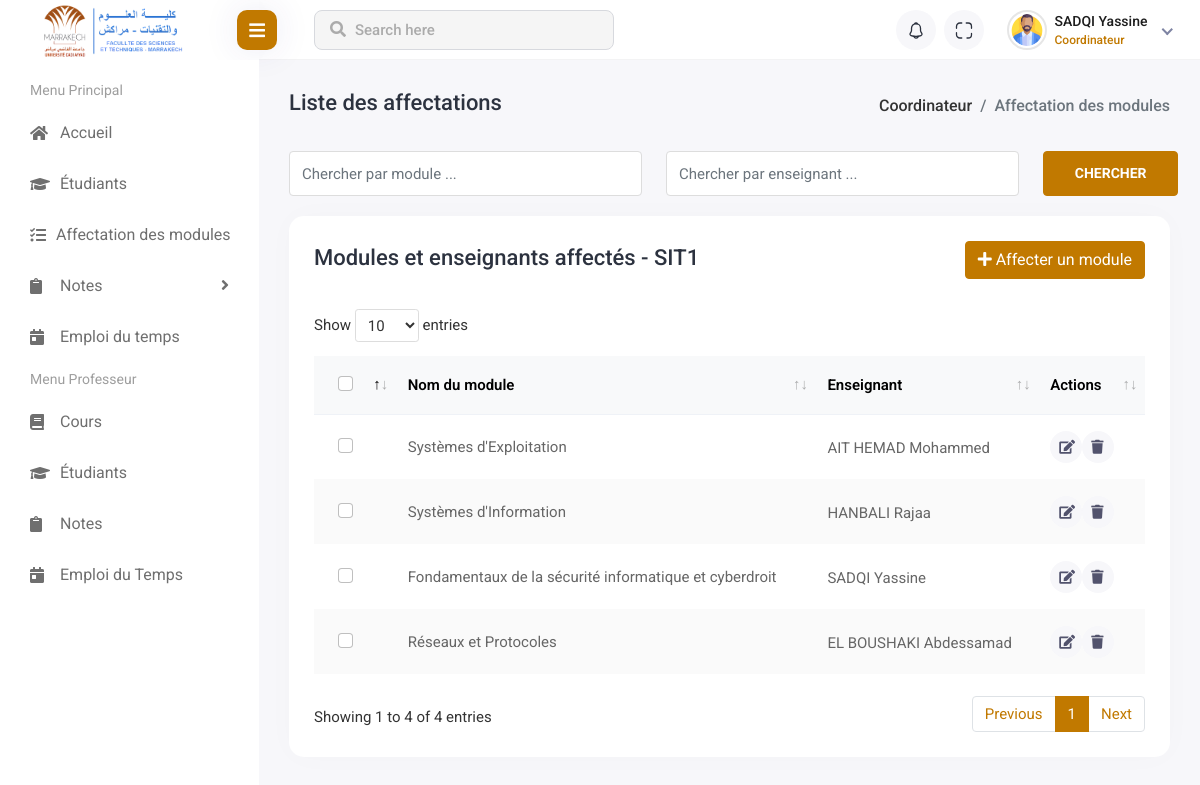
Page /views/coordinateur/affectation_module/index.php?action=list&id=4 (signed in) on the committed database.
### tables this page shows
CREATE TABLE `filiere` (
  `id` int(11) NOT NULL AUTO_INCREMENT UNIQUE,
  `nom` varchar(30) NOT NULL,
  `nom_complet` varchar(200) NOT NULL,
  `id_type` int(11) DEFAULT NULL,       
  `niveau` int(11) NOT NULL,             
  `id_coordinator` int(11) NOT NULL,     
  `id_dep` int(11) NOT NULL,             
  PRIMARY KEY (`id`)
);

CREATE TABLE `module` (
  `id` int(11) NOT NULL AUTO_INCREMENT UNIQUE,
  `nom` varchar(100) NOT NULL,
  `semestre` enum('1','2') NOT NULL,
  `id_filiere` int(11) NOT NULL,     
  `id_teacher` int(11) DEFAULT NULL,     
  PRIMARY KEY (`id`)
);

CREATE TABLE `user` (
  `id` int(11) NOT NULL AUTO_INCREMENT UNIQUE,
  `prenom` varchar(100) NOT NULL,
  `nom` varchar(100) NOT NULL,
  `genre` enum('female','male') DEFAULT NULL,
  `dateNaissance` date DEFAULT NULL,
  `email` varchar(150) NOT NULL UNIQUE,
  `password` varchar(200) DEFAULT NULL,
  `CNE` varchar(20) DEFAULT NULL UNIQUE,
  `CIN` varchar(20) NOT NULL UNIQUE,
  `phone` varchar(20) DEFAULT NULL,
  `created_at` datetime NOT NULL,
  `id_role` int(11) DEFAULT NULL,
  `id_dep` int(11) NOT NULL,
  `id_filiere` int(11) DEFAULT NULL,         
  PRIMARY KEY (`id`)
);

### controllers/affecterModule_controller.php (called while the page is built, shortened)
<?php
require_once($_SERVER['DOCUMENT_ROOT'] . '/FSTg-Management-System/models/module.php');
function indexAction(): void
{
    $id_filiere = $_GET['id'];
    $modulesAffected = findAllModulesAffected($id_filiere);
    require_once($_SERVER['DOCUMENT_ROOT'] . '/FSTg-Management-System/views/coordinateur/affectation_module/list_modules_teachers.php');
}

### models/module.php (called while the page is built, shortened)
<?php
require($_SERVER['DOCUMENT_ROOT'] . '/FSTg-Management-System/config/DB_connection.php');
function findAllModulesAffected($id_filiere): ?array
{
    global $conn;
    $query = "SELECT module.id AS id_module, module.nom AS nom_module, module.id_filiere, module.id_teacher, user.nom AS nom_teacher, user.prenom AS prenom_teacher, filiere.nom as nom_filiere
        FROM module
        JOIN user ON module.id_teacher = user.id
        JOIN filiere ON module.id_filiere = filiere.id
        WHERE module.id_filiere = ?";
    try {
        $stmt = $conn->prepare($query);
        $stmt->execute([$id_filiere]);
        return $stmt->fetchAll(PDO::FETCH_ASSOC);
    } catch (PDOException $e) {
        file_put_contents($_SERVER['DOCUMENT_ROOT'] . '/FSTg-Management-System/logs/error_log.txt',
            date('Y-m-d H:i:s') . " - Erreur lors de l'exécution de la requête : " . $e->getMessage(). "\n",
            FILE_APPEND);
        return null;
    }
}

### views/coordinateur/affectation_module/list_modules_teachers.php (the view, shortened to what this page needs)
<!DOCTYPE html>
<html lang="en">
<head>
    <link rel="stylesheet" href="../../../assets/plugins/feather/feather.css">
    <link rel="stylesheet" href="../../../assets/plugins/fontawesome/css/fontawesome.min.css">
    <link rel="stylesheet" href="../../../assets/plugins/fontawesome/css/all.min.css">
    <link rel="stylesheet" href="../../../assets/plugins/icons/flags/flags.css">
    <link rel="stylesheet" href="../../../assets/plugins/datatables/datatables.min.css">
    <link rel="stylesheet" href="../../../assets/plugins/bootstrap/css/bootstrap.min.css">
    <link rel="stylesheet" href="../../../assets/css/style.css">
    <link rel="stylesheet" href="../../../assets/css/style-override.css">
    <link rel="stylesheet" href="../../../assets/plugins/toastr/toastr.min.css">
    <link rel="stylesheet" href="../../../assets/plugins/sweetalert2/sweetalert2.min.css">
</head>
<body>
<div class="main-wrapper">
    <div class="page-wrapper">
        <div class="content container-fluid">
            <div class="page-header">
                <div class="row">
                    <div class="col-sm-12">
                        <div class="page-sub-header">
                            <h3 class="page-title">Liste des affectations</h3>
                            <ul class="breadcrumb">
                                <li class="breadcrumb-item">
                                    <a href="../home.php">
                                        <?php
                                        if (isset($_SESSION['user_data']['genre'])) {
                                            echo ($_SESSION['user_data']['genre'] == 'male') ? "Coordinateur" : "Coordinatrice";
                                        }
                                        ?>
                                    </a>
                                </li>
                                <li class="breadcrumb-item active">Affectation des modules</li>
                            </ul>
                        </div>
                    </div>
                </div>
            </div>
            <div class="student-group-form">
                <div class="row">
                    <div class="col-lg-5 col-md-5">
                        <div class="form-group">
                            <input type="text" class="form-control" placeholder="Chercher par module ...">
                        </div>
                    </div>
                    <div class="col-lg-5 col-md-5">
                        <div class="form-group">
                            <input type="text" class="form-control" placeholder="Chercher par enseignant ...">
                        </div>
                    </div>
                    <div class="col-lg-2 col-md-2">
                        <div class="search-student-btn">
                            <button type="btn" class="btn btn-primary">Chercher</button>
                        </div>
                    </div>
                </div>
            </div>
            <div class="row">
                <div class="col-sm-12">
                    <div class="card card-table comman-shadow">
                        <div class="card-body">
                            <div class="page-header">
                                <div class="row align-items-center">
                                    <div class="col">
                                        <h3 class="page-title">Modules et enseignants affectés - <?php if(!empty($modulesAffected)) { echo $modulesAffected[0]['nom_filiere'];} ?></h3>
                                    </div>
                                    <div class="col-auto text-end float-end ms-auto download-grp">
                                        <a href="index.php?action=affect&id=<?php if(!empty($modulesAffected)) { echo $modulesAffected[0]['id_filiere'];} ?>" class="btn btn-primary"><i class="fas fa-plus"></i> Affecter un module</a>
                                    </div>
                                </div>
                            </div>
                            <div class="table-responsive">
                                <table class="table border-0 star-student table-hover table-center mb-0 datatable table-striped">
                                    <thead class="student-thread">
                                    <tr>
                                        <th>
                                            <div class="form-check check-tables">
                                                <input class="form-check-input" type="checkbox" value="something">
                                            </div>
                                        </th>
                                        <th>Nom du module</th>
                                        <th>Enseignant</th>
                                        <th>Actions</th>
                                    </tr>
                                    </thead>
                                    <tbody>
                                    <?php if (isset($modulesAffected)): ?>
                                        <?php foreach($modulesAffected as $moduleAffected): ?>
                                            <tr>
                                                <td>
                                                    <div class="form-check check-tables">
                                                        <input class="form-check-input" type="checkbox" value="something">
                                                    </div>
                                                </td>
                                                <td><?php echo $moduleAffected['nom_module'] ?></td>
                                                <td>
                                                    <h2 class="table-avatar">
                                                        <a href="#"><?php echo ucfirst($moduleAffected['nom_teacher'])." ".ucfirst($moduleAffected['prenom_teacher']) ?></a>
                                                    </h2>
                                                </td>
                                                <td>
                                                    <div class="actions">
                                                        <a href="index.php?action=edit&idFiliere=<?php if(!empty($modulesAffected)) { echo $modulesAffected[0]['id_filiere'];} ?>&id=<?php echo $moduleAffected['id_module']; ?>" class="btn btn-sm bg-danger-light">
                                                            <i class="fa fa-edit"></i>
                                                        </a>
                                                        <a href="javascript:void(0);" onclick="confirmDelete(<?php if(!empty($modulesAffected)) { echo $modulesAffected[0]['id_filiere'];} ?>, <?php echo $moduleAffected['id_module']; ?>, '<?php echo addslashes($moduleAffected['nom_module']); ?>', '<?php echo addslashes($moduleAffected['nom_teacher']); ?>')" class="btn btn-sm bg-danger-light">
                                                            <i class="fa fa-trash"></i>
                                                        </a>
                                                    </div>
                                                </td>
                                            </tr>
                                        <?php endforeach; ?>
                                    <?php endif; ?>
                                    </tbody>
                                </table>
                            </div>
                        </div>
                    </div>
                </div>
            </div>
        </div>
    </div>
</div>
<?php
include($_SERVER['DOCUMENT_ROOT'] . '/FSTg-Management-System/views/header.php');
include($_SERVER['DOCUMENT_ROOT'] . '/FSTg-Management-System/views/coordinateur/sidebar.php');
?>
</body>
</html>

### assets/css/style-override.css (style rules this page uses)
.btn-primary { background-color: #C17900 !important; border: 1px solid #C17900 !important; }

### views/coordinateur/affectation_module/list_modules_teachers.php (style rules this page uses)
.actions { justify-content: start; !important; }

### rows in the picture
filiere: nom "SIT1"
module: nom "Systèmes d'Exploitation", id_teacher.nom "AIT HEMAD", id_teacher.prenom "Mohammed"
module: nom "Systèmes d'Information", id_teacher.nom "HANBALI", id_teacher.prenom "Rajaa"
module: nom "Fondamentaux de la sécurité informatique et cyberdroit", id_teacher.nom "SADQI", id_teacher.prenom "Yassine"
module: nom "Réseaux et Protocoles", id_teacher.nom "EL BOUSHAKI", id_teacher.prenom "Abdessamad"

### other values in the picture
$_SESSION['user_data']['nom'] "SADQI"
$_SESSION['user_data']['prenom'] "Yassine"
